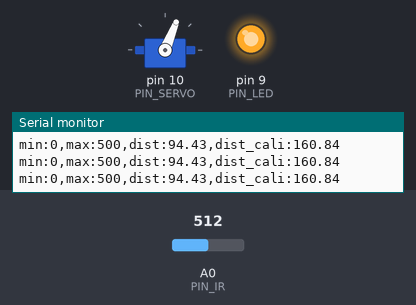
Recording of a sketch running on a simulated Arduino Uno, built with avr-gcc and run on an emulated ATmega328P. On the bench: servo, output pins drawn as LEDs (lit = HIGH), the last lines printed to the serial monitor. The inputs (shaded band) are chosen by the test bench; at power-on: A0 (PIN_IR) = 512.

Above: at 1.2 s.
1.3 s: A0 (PIN_IR) set to 337
2.8 s: A0 (PIN_IR) set to 307
At 3.9 s:
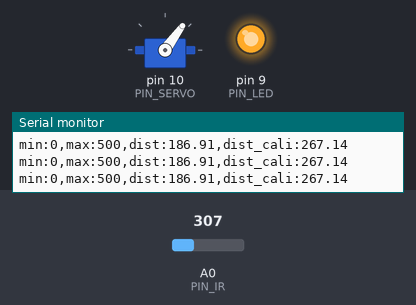
4.3 s: A0 (PIN_IR) set to 460
At 4.7 s:
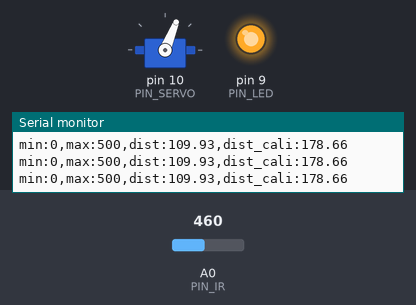
5.8 s: A0 (PIN_IR) set to 306
At 6.6 s:
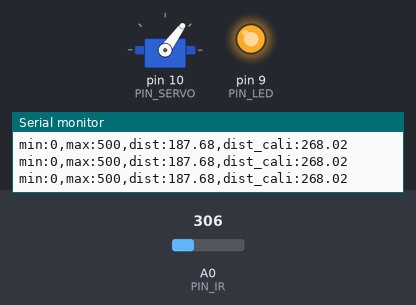
Timing chart, 0 to 8.3 s (numbered marks = the images above; inputs shaded):
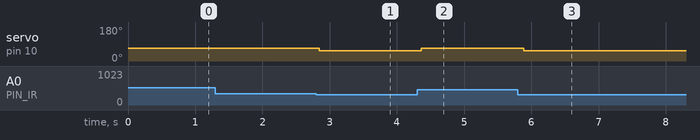

The sketch:

21_bbc_20185283.ino
```cpp
// Arduino pin assignment
#include <Servo.h>

#define PIN_IR A0
#define PIN_LED 9
#define PIN_SERVO 10

Servo myservo;
int a, b; // unit: mm

#define _DUTY_MIN 553 // servo full clockwise position (180 degree)
#define _DUTY_NEU 1179 // servo neutral position (90 degree)
#define _DUTY_MAX 2200 // servo full counterclockwise position (0 degree)


#define _DIST_MIN 100 // minimum distance to be measured (unit: mm)
#define _DIST_MAX 450 // maximum distance to be measured (unit: mm)

void setup() {
// initialize GPIO pins
  pinMode(PIN_LED,OUTPUT);
  digitalWrite(PIN_LED, 1);

// initialize serial port
  Serial.begin(57600);
  a = 85;
  b = 346;

// initialize servo
  myservo.attach(PIN_SERVO);
  myservo.writeMicroseconds(_DUTY_NEU);
  Serial.begin(57600);
}

float ir_distance(void){ // return value unit: mm
  float val;
  float volt = float(analogRead(PIN_IR));
  val = ((6762.0/(volt-9.0))-4.0) * 10.0;
  //if(val < _DIST_MIN || val > _DIST_MAX) return; // return when out of range.
  return val;
}


void loop() {
  float raw_dist = ir_distance();
  float dist_cali = 100 + 300.0 / (b - a) * (raw_dist - a) + 50;


  if(dist_cali > 255.0) {
    myservo.writeMicroseconds(1100);
    delay(100);
  }
  else {
    myservo.writeMicroseconds(1250);
    delay(100);
  }


  Serial.print("min:0,max:500,dist:");
  Serial.print(raw_dist);
  Serial.print(",dist_cali:");
  Serial.println(dist_cali);


}
```

Measured:
- the behaviour switches between 322 and 321 on A0 (PIN_IR) (found by bisection; images 0 and 1)
- after the input at 2.8 s, servo on pin 10 (PIN_SERVO): 68° → 54° at once
- after the input at 4.3 s, servo on pin 10 (PIN_SERVO): 54° → 68° after 0.06 s
- after the input at 5.8 s, servo on pin 10 (PIN_SERVO): 68° → 54° after 0.09 s
